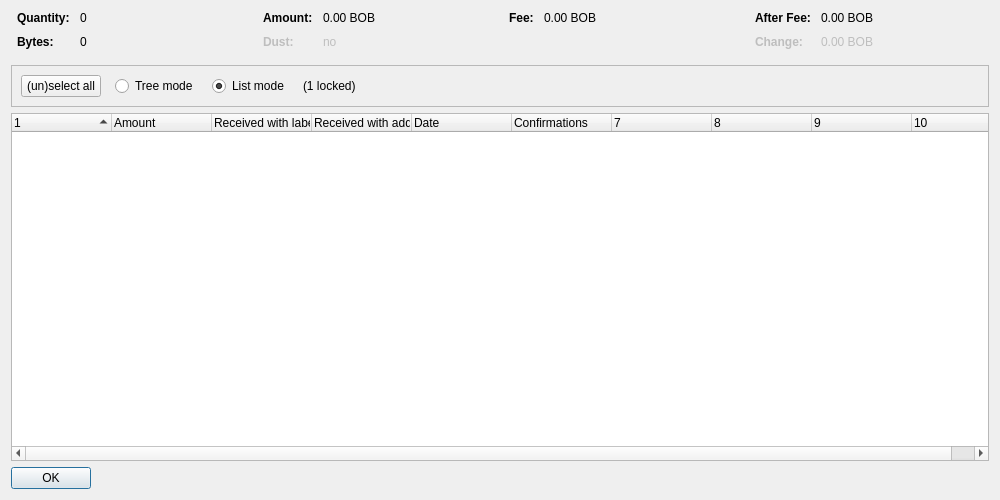
<?xml version="1.0" encoding="UTF-8"?>
<ui version="4.0">
 <class>CoinControlDialog</class>
 <widget class="QDialog" name="CoinControlDialog">
  <property name="geometry">
   <rect>
    <x>0</x>
    <y>0</y>
    <width>1000</width>
    <height>500</height>
   </rect>
  </property>
  <property name="windowTitle">
   <string>Coin Selection</string>
  </property>
  <layout class="QVBoxLayout" name="verticalLayout">
   <item>
    <layout class="QHBoxLayout" name="horizontalLayoutTop" stretch="0,0,0,0">
     <property name="topMargin">
      <number>0</number>
     </property>
     <property name="bottomMargin">
      <number>10</number>
     </property>
     <item>
      <layout class="QFormLayout" name="formLayoutCoinControl1">
       <property name="horizontalSpacing">
        <number>10</number>
       </property>
       <property name="verticalSpacing">
        <number>10</number>
       </property>
       <property name="leftMargin">
        <number>6</number>
       </property>
       <property name="rightMargin">
        <number>6</number>
       </property>
       <item row="0" column="0">
        <widget class="QLabel" name="labelCoinControlQuantityText">
         <property name="font">
          <font>
           <weight>75</weight>
           <bold>true</bold>
          </font>
         </property>
         <property name="text">
          <string>Quantity:</string>
         </property>
        </widget>
       </item>
       <item row="0" column="1">
        <widget class="QLabel" name="labelCoinControlQuantity">
         <property name="cursor">
          <cursorShape>IBeamCursor</cursorShape>
         </property>
         <property name="contextMenuPolicy">
          <enum>Qt::ActionsContextMenu</enum>
         </property>
         <property name="text">
          <string notr="true">0</string>
         </property>
         <property name="textInteractionFlags">
          <set>Qt::LinksAccessibleByMouse|Qt::TextSelectableByKeyboard|Qt::TextSelectableByMouse</set>
         </property>
        </widget>
       </item>
       <item row="1" column="0">
        <widget class="QLabel" name="labelCoinControlBytesText">
         <property name="font">
          <font>
           <weight>75</weight>
           <bold>true</bold>
          </font>
         </property>
         <property name="text">
          <string>Bytes:</string>
         </property>
        </widget>
       </item>
       <item row="1" column="1">
        <widget class="QLabel" name="labelCoinControlBytes">
         <property name="cursor">
          <cursorShape>IBeamCursor</cursorShape>
         </property>
         <property name="contextMenuPolicy">
          <enum>Qt::ActionsContextMenu</enum>
         </property>
         <property name="text">
          <string notr="true">0</string>
         </property>
         <property name="textInteractionFlags">
          <set>Qt::LinksAccessibleByMouse|Qt::TextSelectableByKeyboard|Qt::TextSelectableByMouse</set>
         </property>
        </widget>
       </item>
      </layout>
     </item>
     <item>
      <layout class="QFormLayout" name="formLayoutCoinControl2">
       <property name="horizontalSpacing">
        <number>10</number>
       </property>
       <property name="verticalSpacing">
        <number>10</number>
       </property>
       <property name="leftMargin">
        <number>6</number>
       </property>
       <property name="rightMargin">
        <number>6</number>
       </property>
       <item row="0" column="0">
        <widget class="QLabel" name="labelCoinControlAmountText">
         <property name="font">
          <font>
           <weight>75</weight>
           <bold>true</bold>
          </font>
         </property>
         <property name="text">
          <string>Amount:</string>
         </property>
        </widget>
       </item>
       <item row="0" column="1">
        <widget class="QLabel" name="labelCoinControlAmount">
         <property name="cursor">
          <cursorShape>IBeamCursor</cursorShape>
         </property>
         <property name="contextMenuPolicy">
          <enum>Qt::ActionsContextMenu</enum>
         </property>
         <property name="text">
          <string notr="true">0.00 BOB</string>
         </property>
         <property name="textInteractionFlags">
          <set>Qt::LinksAccessibleByMouse|Qt::TextSelectableByKeyboard|Qt::TextSelectableByMouse</set>
         </property>
        </widget>
       </item>
       <item row="1" column="0">
        <widget class="QLabel" name="labelCoinControlLowOutputText">
         <property name="enabled">
          <bool>false</bool>
         </property>
         <property name="font">
          <font>
           <weight>75</weight>
           <bold>true</bold>
          </font>
         </property>
         <property name="text">
          <string>Dust:</string>
         </property>
        </widget>
       </item>
       <item row="1" column="1">
        <widget class="QLabel" name="labelCoinControlLowOutput">
         <property name="enabled">
          <bool>false</bool>
         </property>
         <property name="cursor">
          <cursorShape>IBeamCursor</cursorShape>
         </property>
         <property name="contextMenuPolicy">
          <enum>Qt::ActionsContextMenu</enum>
         </property>
         <property name="text">
          <string notr="true">no</string>
         </property>
         <property name="textInteractionFlags">
          <set>Qt::LinksAccessibleByMouse|Qt::TextSelectableByKeyboard|Qt::TextSelectableByMouse</set>
         </property>
        </widget>
       </item>
      </layout>
     </item>
     <item>
      <layout class="QFormLayout" name="formLayoutCoinControl3">
       <property name="horizontalSpacing">
        <number>10</number>
       </property>
       <property name="verticalSpacing">
        <number>10</number>
       </property>
       <property name="leftMargin">
        <number>6</number>
       </property>
       <property name="rightMargin">
        <number>6</number>
       </property>
       <item row="0" column="0">
        <widget class="QLabel" name="labelCoinControlFeeText">
         <property name="font">
          <font>
           <weight>75</weight>
           <bold>true</bold>
          </font>
         </property>
         <property name="text">
          <string>Fee:</string>
         </property>
        </widget>
       </item>
       <item row="0" column="1">
        <widget class="QLabel" name="labelCoinControlFee">
         <property name="cursor">
          <cursorShape>IBeamCursor</cursorShape>
         </property>
         <property name="contextMenuPolicy">
          <enum>Qt::ActionsContextMenu</enum>
         </property>
         <property name="text">
          <string notr="true">0.00 BOB</string>
         </property>
         <property name="textInteractionFlags">
          <set>Qt::LinksAccessibleByMouse|Qt::TextSelectableByKeyboard|Qt::TextSelectableByMouse</set>
         </property>
        </widget>
       </item>
      </layout>
     </item>
     <item>
      <layout class="QFormLayout" name="formLayoutCoinControl4">
       <property name="horizontalSpacing">
        <number>10</number>
       </property>
       <property name="verticalSpacing">
        <number>10</number>
       </property>
       <property name="leftMargin">
        <number>6</number>
       </property>
       <property name="rightMargin">
        <number>6</number>
       </property>
       <item row="0" column="0">
        <widget class="QLabel" name="labelCoinControlAfterFeeText">
         <property name="font">
          <font>
           <weight>75</weight>
           <bold>true</bold>
          </font>
         </property>
         <property name="text">
          <string>After Fee:</string>
         </property>
        </widget>
       </item>
       <item row="0" column="1">
        <widget class="QLabel" name="labelCoinControlAfterFee">
         <property name="cursor">
          <cursorShape>IBeamCursor</cursorShape>
         </property>
         <property name="contextMenuPolicy">
          <enum>Qt::ActionsContextMenu</enum>
         </property>
         <property name="text">
          <string notr="true">0.00 BOB</string>
         </property>
         <property name="textInteractionFlags">
          <set>Qt::LinksAccessibleByMouse|Qt::TextSelectableByKeyboard|Qt::TextSelectableByMouse</set>
         </property>
        </widget>
       </item>
       <item row="1" column="0">
        <widget class="QLabel" name="labelCoinControlChangeText">
         <property name="enabled">
          <bool>false</bool>
         </property>
         <property name="font">
          <font>
           <weight>75</weight>
           <bold>true</bold>
          </font>
         </property>
         <property name="text">
          <string>Change:</string>
         </property>
        </widget>
       </item>
       <item row="1" column="1">
        <widget class="QLabel" name="labelCoinControlChange">
         <property name="enabled">
          <bool>false</bool>
         </property>
         <property name="cursor">
          <cursorShape>IBeamCursor</cursorShape>
         </property>
         <property name="contextMenuPolicy">
          <enum>Qt::ActionsContextMenu</enum>
         </property>
         <property name="text">
          <string notr="true">0.00 BOB</string>
         </property>
         <property name="textInteractionFlags">
          <set>Qt::LinksAccessibleByMouse|Qt::TextSelectableByKeyboard|Qt::TextSelectableByMouse</set>
         </property>
        </widget>
       </item>
      </layout>
     </item>
    </layout>
   </item>
   <item>
    <widget class="QFrame" name="frame">
     <property name="minimumSize">
      <size>
       <width>0</width>
       <height>40</height>
      </size>
     </property>
     <property name="frameShape">
      <enum>QFrame::StyledPanel</enum>
     </property>
     <property name="frameShadow">
      <enum>QFrame::Sunken</enum>
     </property>
     <layout class="QHBoxLayout" name="horizontalLayout">
      <item>
       <layout class="QHBoxLayout" name="horizontalLayoutPanel" stretch="0,0,0,0,0">
        <property name="spacing">
         <number>14</number>
        </property>
        <item>
         <widget class="QPushButton" name="pushButtonSelectAll">
          <property name="sizePolicy">
           <sizepolicy hsizetype="Maximum" vsizetype="Fixed">
            <horstretch>0</horstretch>
            <verstretch>0</verstretch>
           </sizepolicy>
          </property>
          <property name="text">
           <string>(un)select all</string>
          </property>
          <property name="autoDefault">
           <bool>false</bool>
          </property>
         </widget>
        </item>
        <item>
         <widget class="QRadioButton" name="radioTreeMode">
          <property name="sizePolicy">
           <sizepolicy hsizetype="Maximum" vsizetype="Fixed">
            <horstretch>0</horstretch>
            <verstretch>0</verstretch>
           </sizepolicy>
          </property>
          <property name="text">
           <string>Tree mode</string>
          </property>
         </widget>
        </item>
        <item>
         <widget class="QRadioButton" name="radioListMode">
          <property name="sizePolicy">
           <sizepolicy hsizetype="Maximum" vsizetype="Fixed">
            <horstretch>0</horstretch>
            <verstretch>0</verstretch>
           </sizepolicy>
          </property>
          <property name="text">
           <string>List mode</string>
          </property>
          <property name="checked">
           <bool>true</bool>
          </property>
         </widget>
        </item>
        <item>
         <widget class="QLabel" name="labelLocked">
          <property name="text">
           <string notr="true">(1 locked)</string>
          </property>
         </widget>
        </item>
        <item>
         <spacer name="horizontalSpacer">
          <property name="orientation">
           <enum>Qt::Horizontal</enum>
          </property>
          <property name="sizeHint" stdset="0">
           <size>
            <width>40</width>
            <height>20</height>
           </size>
          </property>
         </spacer>
        </item>
       </layout>
      </item>
     </layout>
    </widget>
   </item>
   <item>
    <widget class="CoinControlTreeWidget" name="treeWidget">
     <property name="contextMenuPolicy">
      <enum>Qt::CustomContextMenu</enum>
     </property>
     <property name="sortingEnabled">
      <bool>false</bool>
     </property>
     <property name="columnCount">
      <number>10</number>
     </property>
     <attribute name="headerShowSortIndicator" stdset="0">
      <bool>true</bool>
     </attribute>
     <attribute name="headerStretchLastSection">
      <bool>false</bool>
     </attribute>
     <column>
      <property name="text">
       <string/>
      </property>
     </column>
     <column>
      <property name="text">
       <string>Amount</string>
      </property>
     </column>
     <column>
      <property name="text">
       <string>Received with label</string>
      </property>
     </column>
     <column>
      <property name="text">
       <string>Received with address</string>
      </property>
     </column>
     <column>
      <property name="text">
       <string>Date</string>
      </property>
     </column>
     <column>
      <property name="text">
       <string>Confirmations</string>
      </property>
      <property name="toolTip">
       <string>Confirmed</string>
      </property>
     </column>
     <column>
      <property name="text">
       <string/>
      </property>
     </column>
     <column>
      <property name="text">
       <string/>
      </property>
     </column>
     <column>
      <property name="text">
       <string/>
      </property>
     </column>
     <column>
      <property name="text">
       <string/>
      </property>
     </column>
    </widget>
   </item>
   <item>
    <widget class="QDialogButtonBox" name="buttonBox">
     <property name="sizePolicy">
      <sizepolicy hsizetype="Maximum" vsizetype="Fixed">
       <horstretch>0</horstretch>
       <verstretch>0</verstretch>
      </sizepolicy>
     </property>
     <property name="orientation">
      <enum>Qt::Horizontal</enum>
     </property>
     <property name="standardButtons">
      <set>QDialogButtonBox::Ok</set>
     </property>
    </widget>
   </item>
  </layout>
 </widget>
 <customwidgets>
  <customwidget>
   <class>CoinControlTreeWidget</class>
   <extends>QTreeWidget</extends>
   <header>coincontroltreewidget.h</header>
  </customwidget>
 </customwidgets>
 <resources/>
 <connections/>
</ui>
